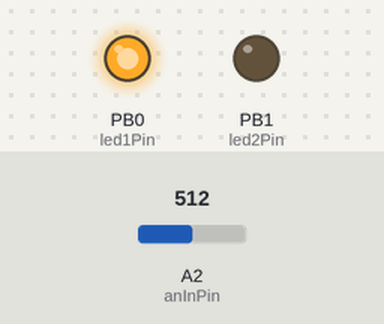
A sketch run on a simulated ATtiny85, built with avr-gcc and run on an emulated ATtiny85. Shown: output pins drawn as LEDs (lit = HIGH). Inputs (shaded band) come from the test bench; at power-on: A2 (anInPin) = 512.

Above: at 6.0 s.
8.5 s: A2 (anInPin) set to 306
At 15.4 s:
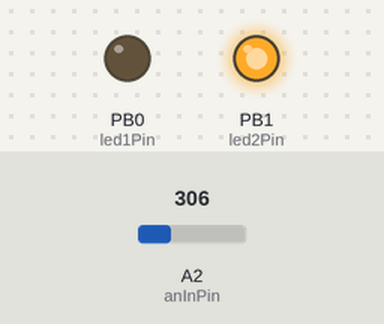
20.9 s: A2 (anInPin) set to 245
At 24.0 s:
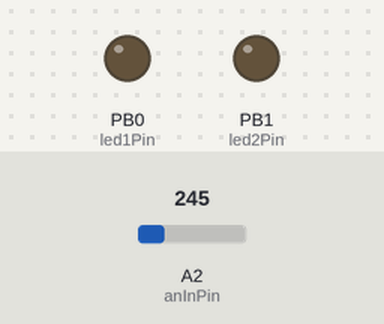
28.5 s: A2 (anInPin) set to 121
36.1 s: A2 (anInPin) set to 104
At 41.55 s:
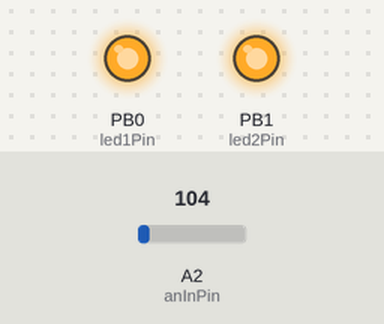
Timing chart, 0 to 44.7 s (numbered marks = the images above; inputs shaded):
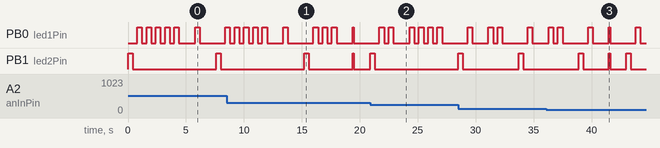

The sketch:

AnalogInput_Test_ATTiny85.ino
```cpp
//This code is used to test the analog input of an ATTiny85

//Circuit:
//PWM pin -> 270 Ohm resistor -> LED -> Ground
//Potentiometer
//5V->potentiometer
//Wiper->Pin 2 of ATTiny85
//Gnd->potentiometer

//Note: A2 = physical pin 3, A3 = physical pin 2, A1 = phsical pin 7
byte anInPin = A2; //analog input pin used to read value of potentiometer
int minScaleVal = 10;  //Input should be between 0 - 1023
int maxScaleVal = 1000;
int outValMin = 1;  //output after scaling
int outValMax = 255;

byte led1Pin = 0;
byte led2Pin = 1;

uint8_t blinkVal;

void setup()
{
  pinMode(anInPin, INPUT);
  pinMode(led1Pin, OUTPUT);
  pinMode(led2Pin, OUTPUT);
}

uint8_t getHundredsDigit(int inVal)
{
  uint8_t retVal=inVal/100;
  return retVal;
}

uint8_t getTensDigit(int inVal)
{
  uint8_t retVal=inVal%100;
  retVal=retVal/10;
  return retVal;
}

//A quick flash of both LEDs indicates a value of 0.
void blinkDigitVal(uint8_t val)
{
  if(val==0)
  {
    digitalWrite(led1Pin, HIGH);    // light up the LED
    digitalWrite(led2Pin, HIGH);    // light up the LED
    delay(100);
    digitalWrite(led1Pin, LOW);    // turn off the LED
    digitalWrite(led2Pin, LOW);    // turn off the LED
    delay(400);
  }
  else
  {
    for(uint8_t i=0;i<val;i++)
    {
      digitalWrite(led1Pin, HIGH);    // light up the LED
      delay(400);
      digitalWrite(led1Pin, LOW);    // turn off the LED
      delay(400);
    }
  }
}

void loop()
{
  long anValIn = analogRead(anInPin);
  if(anValIn<minScaleVal)
    anValIn=minScaleVal;
  if(anValIn>maxScaleVal)
    anValIn = maxScaleVal;

  //Scale the value
  int delayValScaled = outValMin + ((anValIn-minScaleVal)*(outValMax-outValMin))/(float)(maxScaleVal-minScaleVal);

  //Output the value using the LEDs to indicate
  int outVal = anValIn;
  //Begin blink
  digitalWrite(led2Pin,HIGH);
  delay(400);
  digitalWrite(led2Pin,LOW);
  delay(400);
  //Hundreds digit
  blinkVal = getHundredsDigit(outVal);
  blinkDigitVal(blinkVal);
  delay(1000);
  //Tens digit
  blinkVal = getTensDigit(outVal);
  blinkDigitVal(blinkVal);
  delay(1000);
}
```

Measured:
- the behaviour switches between 110 and 109 on A2 (anInPin) (found by bisection; images 2 and 3)
- after the input at 20.9 s, PB1 (led2Pin): goes on until 21.3 s, then stays LOW
